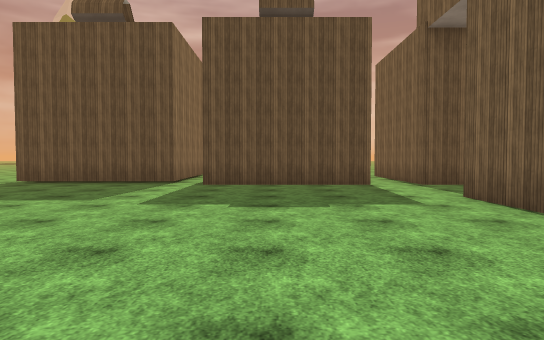
View 1 (above)

24 first-person views from a walk through a 3-D level made in the Unity game engine. The camera is 1.4 m above the floor, tilts 2° down and sees 75° across. The floor is counted in squares, 2 m on a side. Each view is taken from the middle of a square. On the plan, view 1 faces up. The plan holds only what a view shows up to about 11 squares ahead; the rest is blank. The place goes on beyond the plan. The player is left out. Some surface patterns are stand-ins.

View 2
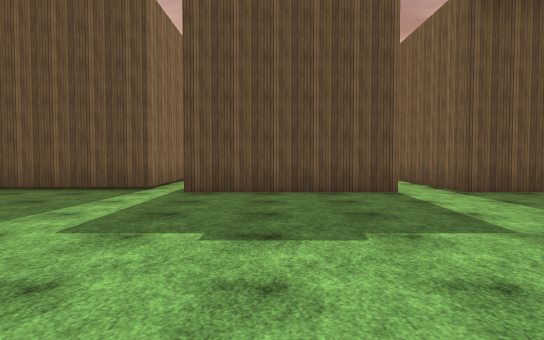

View 3
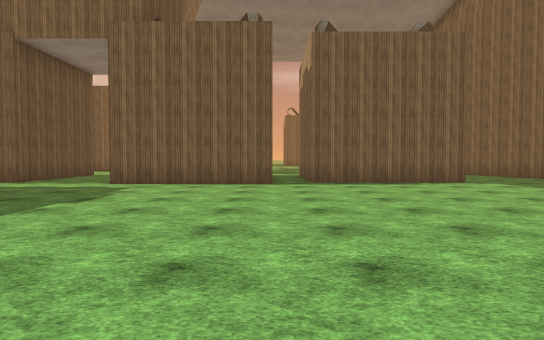

View 4
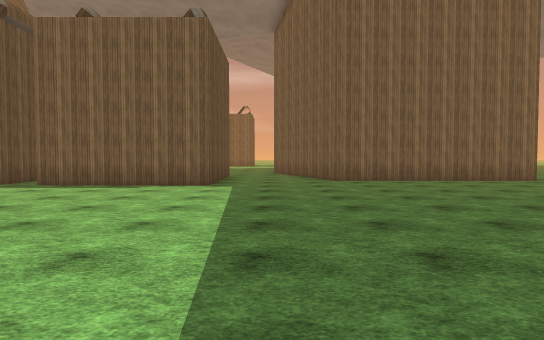

View 5
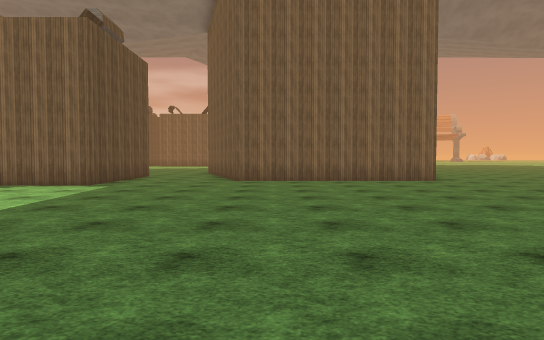

View 6
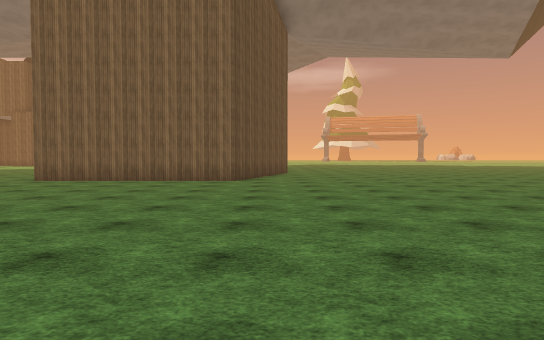

View 7
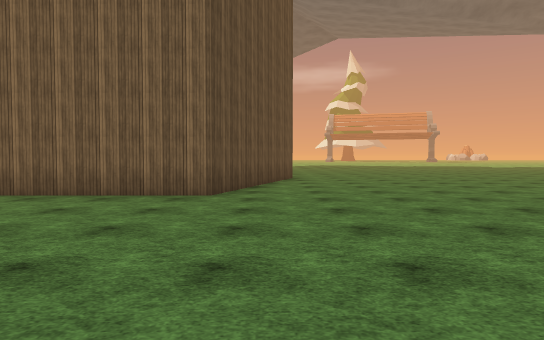

View 8
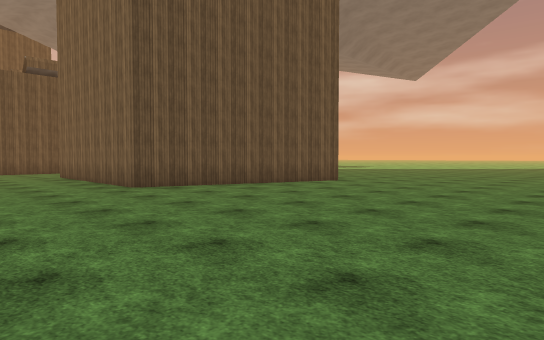

View 9
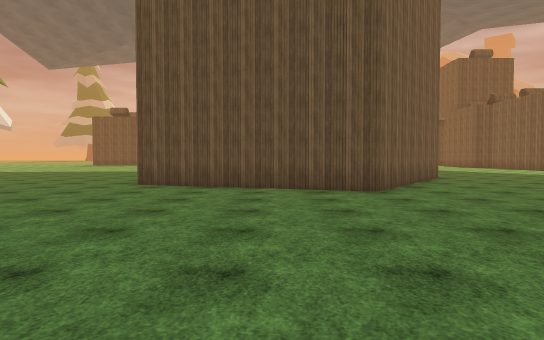

View 10
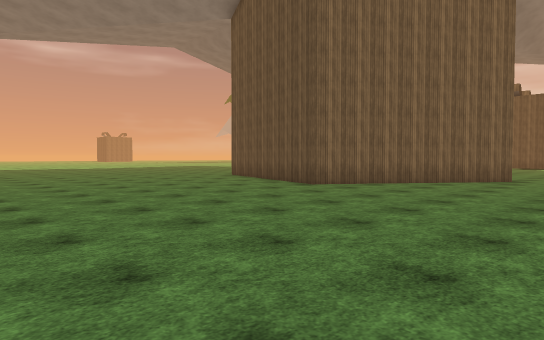

View 11
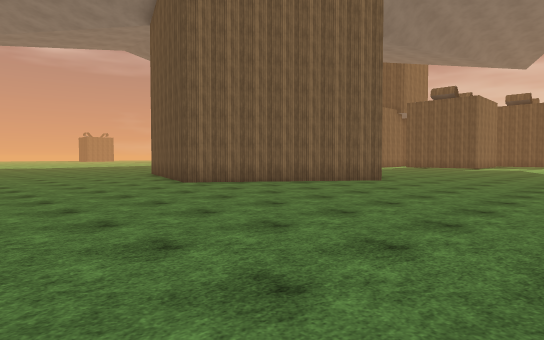

View 12
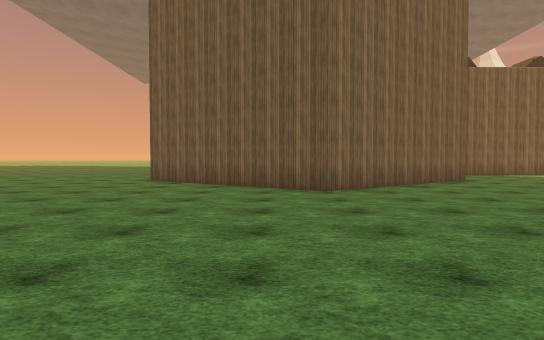

View 13
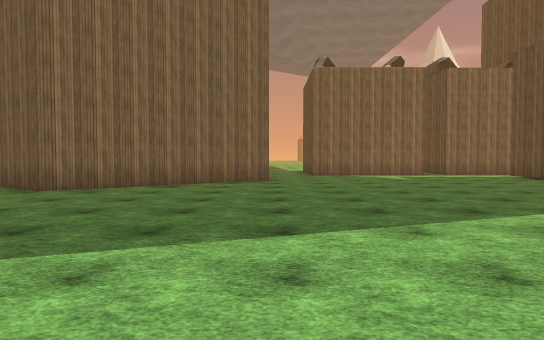

View 14
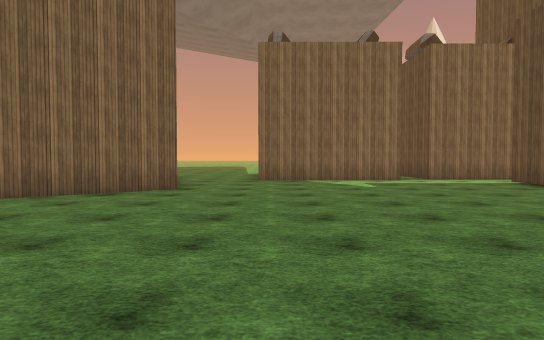

View 15
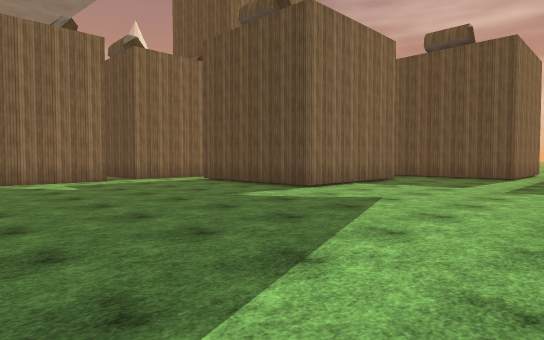

View 16
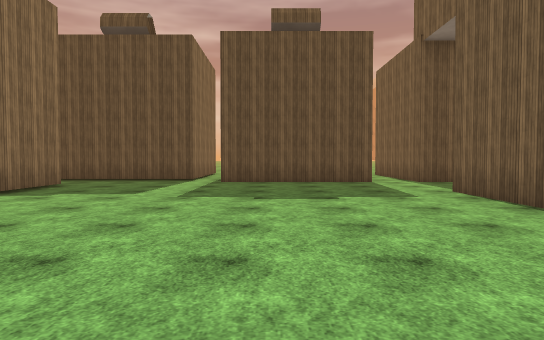

View 17
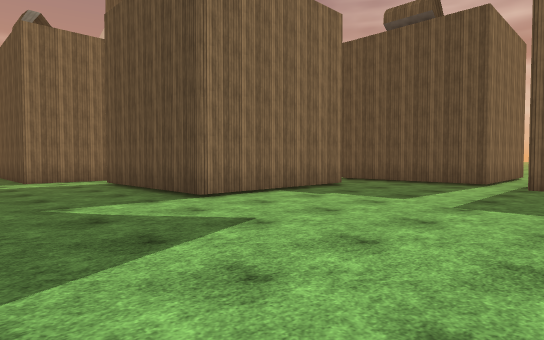

View 18
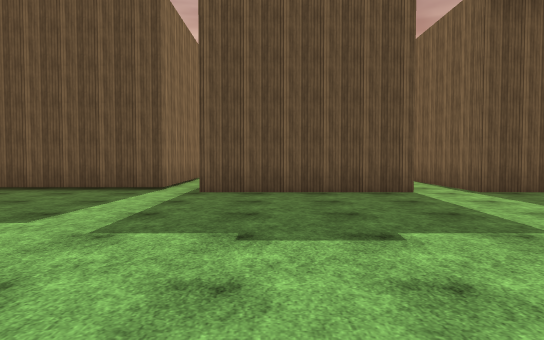

View 19
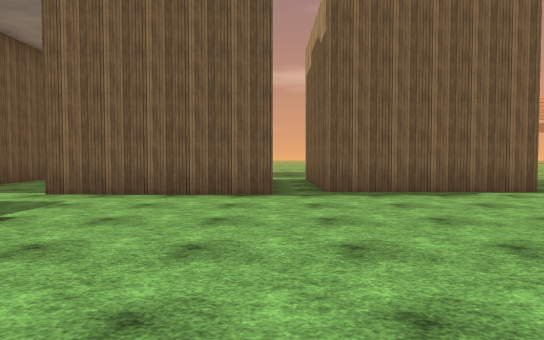

View 20
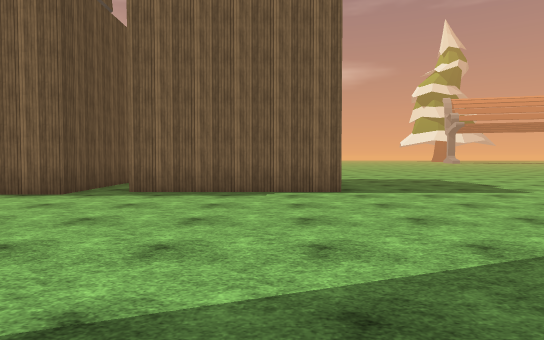

View 21
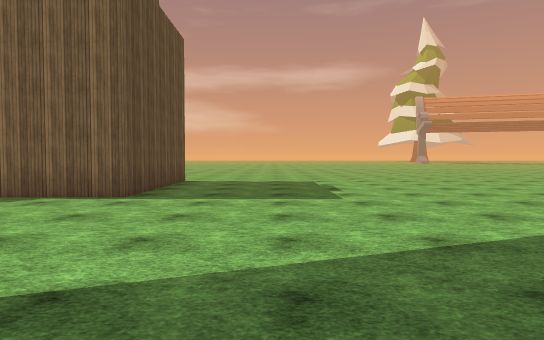

View 22
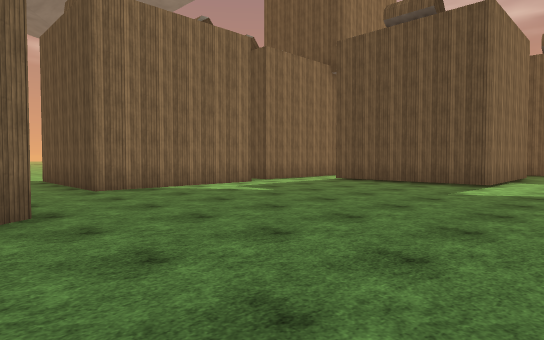

View 23
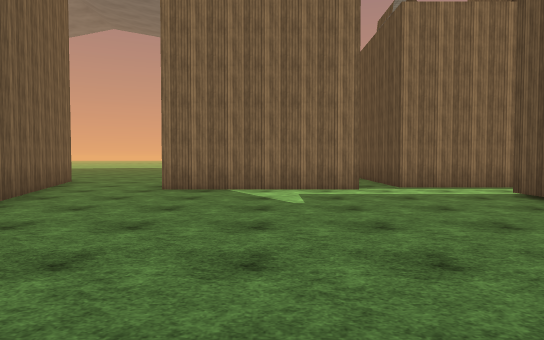

View 24
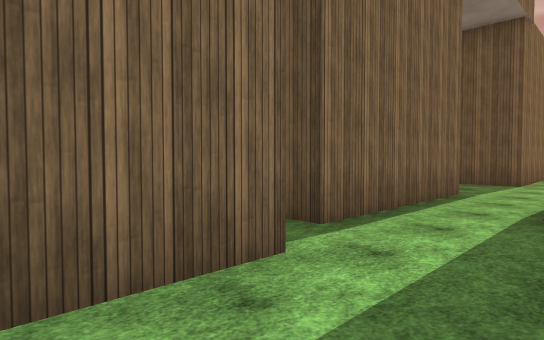

### Floor plan
Points are (right, up) in squares from view 1. A wall is a line through its corners. A room is listed if a view was taken in it or the views show most of it. See-through windows are left out.
Room 1 (views 1, 2, 3, 4, 5, 6, 7, 8, 9, 10, 11, 12, 13, 14, 15, 16, 17, 18, 19, 20, 21, 22, 23, 24)
walls: (11.2, -5) (14.7, -9.9) (11.2, -14.7) (5.5, -12.9) (5.5, -6.9) (10.4, -5.3); (8.2, 1) (8.2, -3.4) (3.9, -3.4) (3.9, 1); (3.4, 1.9) (3.4, 6.4); (7.8, 6.4) (7.8, 2) (4, 2); (13.8, 7.9) (13.8, 3.5) (9.4, 3.5); (8.2, 9.1) (3.9, 9.1) (3.9, 13); (2.6, 9.1) (-1.9, 9.1); (25.5, -3.4) (23.2, -3.4) (23.2, 0.9) (24.8, 0.9); (25, 2) (22.7, 2) (22.7, 6.4); (21.9, 9.1) (17.5, 9.1); (16.6, 13.2) (16.6, 9.7) (13.5, 9.7); (-2.7, 12.9) (-2.7, 9.7) (-6.5, 9.7); (25.5, 9.1) (23.2, 9.1) (23.2, 12.6)
ways out: opening at (10, 8.7); opening at (13, 8.5)

Positions as (right, up) in squares from view 1, and headings:
1: (0, 0), facing up
2: (0, 2), facing up
3: (-6, 2), facing right
4: (-5, -5), facing right
5: (-5, -8), facing right
6: (-5, -14), facing right
7: (-1, -14), facing right
8: (2, -21), facing up-right
9: (9, -22), facing up
10: (17, -22), facing up-left
11: (20, -20), facing up-left
12: (22, -11), facing left
13: (22, -5), facing left
14: (19, -3), facing left
15: (19, -3), facing up-left
16: (19, -1), facing up
17: (19, 0), facing up-left
18: (19, 2), facing up
19: (16, 2), facing right
20: (16, -2), facing right
21: (17, -6), facing right
22: (16, -6), facing up-left
23: (16, -1), facing left
24: (10, -1), facing up-left
